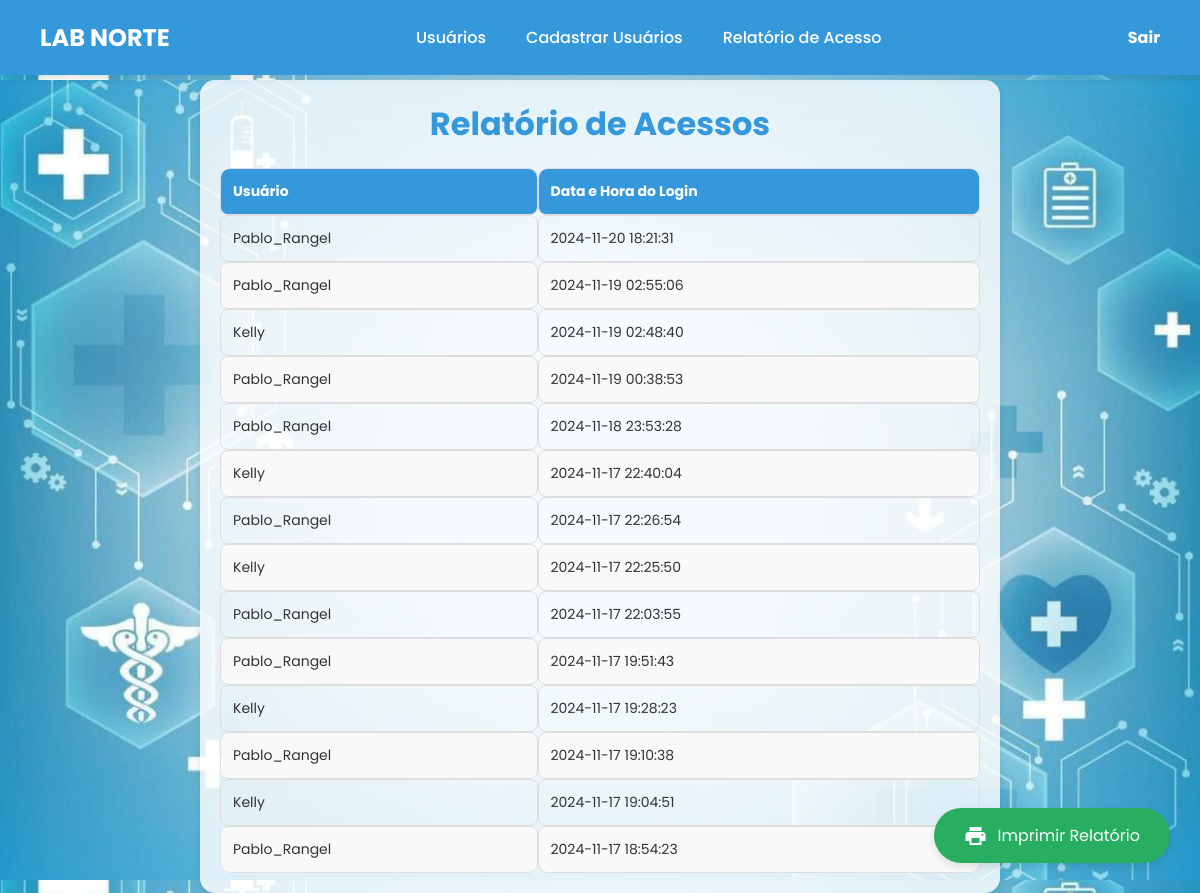
/admin/relatorio.php (signed in), run on the app's committed database.
### tables this page shows
CREATE TABLE `logs` (
  `id` int(11) NOT NULL,
  `nome_usuario` varchar(100) NOT NULL,
  `data_login` timestamp NOT NULL DEFAULT current_timestamp()
);

### admin/relatorio.php (the view, shortened to what this page needs)
<?php
$host = 'localhost';
$usuario_db = 'root';
$senha_db = '';
$banco = 'labnorte';
$conexao = new mysqli($host, $usuario_db, $senha_db, $banco);
$result = $conexao->query("SELECT nome_usuario, data_login FROM logs ORDER BY data_login DESC");
?>
<!DOCTYPE html>
<html lang="pt-BR">
<head>
    <link rel="stylesheet" href="relatorio.css">
</head>
<body>
<header class="navbar">
        <div class="logo">Lab Norte</div>
        <nav>
            <ul class="nav__links">
                <li><a href="/grupo10/admin/admin.php">Usuários</a></li>
                <li><a href="/grupo10/admin/new_user.html">Cadastrar Usuários</a></li>
                <li><a href="/grupo10/admin/relatorio.php">Relatório de Acesso</a></li>
            </ul>
        </nav>
        <a href="/grupo10/index.html" class="sair-btn">Sair</a>
    </header>
    <div class="container">
        <h1>Relatório de Acessos</h1>
        <table>
            <thead>
                <tr>
                    <th>Usuário</th>
                    <th>Data e Hora do Login</th>
                </tr>
            </thead>
            <tbody>
                <?php while ($row = $result->fetch_assoc()): ?>
                    <tr>
                        <td><?php echo htmlspecialchars($row['nome_usuario']); ?></td>
                        <td><?php echo $row['data_login']; ?></td>
                    </tr>
                <?php endwhile; ?>
            </tbody>
        </table>
    </div>
    <button class="imprimir-btn" onclick="window.print()">
        <span class="material-icons">print</span> Imprimir Relatório
    </button>
</body>
</html>

### admin/relatorio.css (style rules this page uses)
* { margin: 0; padding: 0; box-sizing: border-box; font-family: 'Poppins', sans-serif; }
html, body { height: 100%; background-color: #f4f4f4; background-image: url("/grupo10/imagens/teladefundo.jpg"); background-size: cover; background-position: center; }
.navbar { background-color: #3498db; color: white; width: 100%; display: flex; justify-content: space-between; align-items: center; padding: 20px 40px; position: fixed; top: 0; left: 0; z-index: 1000; box-shadow: 0 2px 10px rgba(0, 0, 0, 0.1); }
.logo { font-size: 24px; font-weight: bold; color: white; text-transform: uppercase; }
.nav__links { list-style: none; display: flex; justify-content: center; flex: 1; }
.nav__links li { margin: 0 20px; }
.nav__links li a { font-weight: 500; font-size: 16px; color: white; text-decoration: none; transition: all 0.3s ease; }
.sair-btn { color: white; text-decoration: none; font-weight: bold; transition: color 0.3s ease; }
.container { margin-top: 80px; padding: 20px; border-radius: 15px; background-color: rgba(255, 255, 255, 0.8); max-width: 800px; margin-left: auto; margin-right: auto; box-shadow: 0 4px 8px rgba(0, 0, 0, 0.1); }
h1 { text-align: center; margin-bottom: 20px; color: #3498db; }
table { width: 100%; border-collapse: separate; border-spacing: 0; margin-top: 20px; border-radius: 10px; overflow: hidden; }
table th, table td { padding: 12px; text-align: left; border: 1px solid #ddd; border-radius: 8px; font-size: 14px; }
table th { background-color: #3498db; color: white; font-weight: bold; }
table tr:nth-child(even) { background-color: #f9f9f9; }
table td { color: #333; }
table tr:first-child th { border-top-left-radius: 10px; border-top-right-radius: 10px; }
table tr:last-child td { border-bottom-left-radius: 10px; border-bottom-right-radius: 10px; }
.imprimir-btn { position: fixed; bottom: 30px; right: 30px; background-color: #27ae60; color: white; padding: 15px 30px; font-size: 16px; border: none; border-radius: 50px; cursor: pointer; box-shadow: 0 4px 8px rgba(0, 0, 0, 0.1); display: flex; align-items: center; justify-content: center; transition: background-color 0.3s ease; }
.imprimir-btn .material-icons { margin-right: 10px; }

### data on the page
logs: nome_usuario "Pablo_Rangel", data_login "2024-11-20 18:21:31"
logs: nome_usuario "Pablo_Rangel", data_login "2024-11-19 02:55:06"
logs: nome_usuario "Kelly", data_login "2024-11-19 02:48:40"
logs: nome_usuario "Pablo_Rangel", data_login "2024-11-19 00:38:53"
logs: nome_usuario "Pablo_Rangel", data_login "2024-11-18 23:53:28"
logs: nome_usuario "Kelly", data_login "2024-11-17 22:40:04"
logs: nome_usuario "Pablo_Rangel", data_login "2024-11-17 22:26:54"
logs: nome_usuario "Kelly", data_login "2024-11-17 22:25:50"
logs: nome_usuario "Pablo_Rangel", data_login "2024-11-17 22:03:55"
logs: nome_usuario "Pablo_Rangel", data_login "2024-11-17 19:51:43"
logs: nome_usuario "Kelly", data_login "2024-11-17 19:28:23"
logs: nome_usuario "Pablo_Rangel", data_login "2024-11-17 19:10:38"
logs: nome_usuario "Kelly", data_login "2024-11-17 19:04:51"
logs: nome_usuario "Pablo_Rangel", data_login "2024-11-17 18:54:23"
